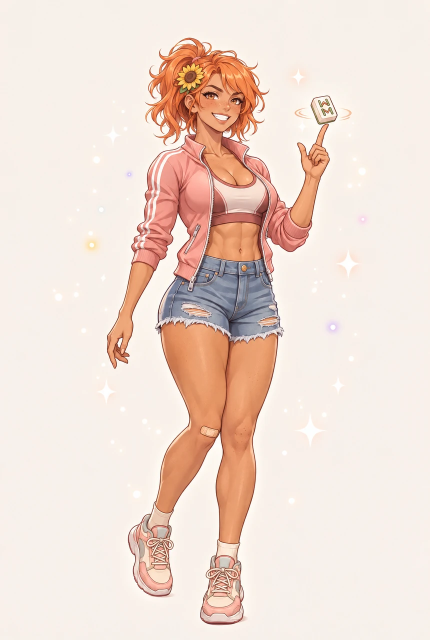
#> input picture game/assets/outfits/hana_base.webp, 859 x 1280 px (shown at 1/2 size)
$ python -i w1_art_cards.py   (imports and definitions only)
#> lines starting #> are read from the running program, lines starting #| are printed output that depends on the picture
#!/usr/bin/env python3
"""w1_art_cards.py — wave-1 goddesses: outfit cards, base-outfit pose slots, emotion cut-outs + their measurements.

Tile Waifu 0.10, lane 4 (art-cards). Deterministic: the same sources give the same files.

    python3 game/scripts/v10/wave1/tools/w1_art_cards.py <source dir> <repo root> [options]

<source dir> holds  w1src/FINAL_<hero>.png, w1src/<hero>__<outfit>__card.png, w1src/<hero>__<base>__<slot>.png,
                    gen/emo/emo_<hero>_<emotion>.png (grey background), gen/sh_sun_pick.png (optional, pending audit)
Writes (repo root relative):
    game/assets/v10/wave1/outfits/<outfit>.webp      850×1280 RGB (q 88)
    game/assets/v10/wave1/poses/<hero>_<slot>.webp   height 1280 RGB (q 88); <hero>_idle = the FINAL card
    game/assets/v10/wave1/emotions/<hero>_<emo>.webp RGBA waist-up, height 800, ≤ 600 wide (founders' framing)
    game/core/wave1/data/w1_art_cards.json    measurements (merged: entries not rebuilt this run are kept)

Options
    --only KEY [KEY ...]   rebuild only these: outfit ids (tb_post), pose keys (tsubame_win), emotion keys
                           (emo:tsubame_happy or tsubame_happy), or a hero name (all of her files)
    --skip-emotions        cards and poses only (no rembg)
    --set SRC=elx,ely,erx,ery,mx,my[,fw[,waist]]   store face landmarks of a source (source px; eyes = iris centres,
                           mouth = closed-lip line) in w1_art_landmarks.json; fw (0 = default) defaults to 1.75 × eye
                           distance; waist = waist line y of an outfit card (alt_rect bottom)
    --reject KEY [KEY ...] mark the CURRENT file of an emotion (tsubame_sad) as failed by the audit: it is left out
                           (no webp, no json entry → the runtime falls back to her base art) until the file changes
    --measure SRC          write a gridded zoom of SRC's head (or the whole top) to --sheets (default <src>/measure)
    --sheets DIR           write check sheets (cut-outs on dark/light, edge zooms, rect overlays, face marks) to DIR
    --cache DIR            cache rembg masks by source sha1 (default: none)

Landmarks (w1_art_landmarks.json next to this script) are per SOURCE file and carry its sha1.
  cards / poses: a changed source keeps its webp but loses its rects until new landmarks are given (--set).
  emotions: a missing or rejected source is left out (webp + .import removed, json entry dropped); a new or
  regenerated source (sha1 differs) is built at once with provisional landmarks found by template matching against
  her audited emotions (≈ ±10 px), marked "measured": "auto" in the json and listed in _meta.emotions_auto —
  pin it with --set after a look at --measure / --sheets. Re-running after a regeneration therefore just works.
  Emotion crops never go below HIP_MAX (hip line, red line: no legwear tops / bare thigh in a slit).
Everything else is derived:

  face centre   = rig_face rule of V8Art: x = (el.x + er.x + 2 m.x) / 4, y = ((el.y + er.y) / 2 + m.y) / 2
  face width    = cheek to cheek at the eyes (cards: read on the art; emotions: 1.75 × eye distance, V8Art's mc/hana rule)
  face_rect     = V9Ults semantics: square head-and-shoulders box, side = 2.56 × face width (founders' cards measure
                  0.37–0.40 face widths per side), face centre at (50 %, 45 %) of it; kept inside the art
  alt_rect      = modest crop, 4:5, head to waist: top = face_rect.y − 0.2 side, centred on the face_rect,
                  height = to the measured waist line (landmark "waist", source px) or 1.75 side
  emotion       = isnet-anime matte refined against the flat grey backdrop (difference matte + colour
                  decontamination: no grey halo, hair gaps opened), detached specks dropped, framed like
                  assets/v08/emotions (top of the head to ~3.3 face widths below the face centre ≈ hips,
                  ≤ 0.75 × height wide, soft fade where the frame cuts hair/cloth), scaled to height 800;
                  json face = face centre as a fraction of the file, face_w = face width in file px
"""
from __future__ import annotations

import argparse
import hashlib
import json
import math
import os
import sys

import numpy as np
from PIL import Image, ImageDraw, ImageFont
from scipy import ndimage as ndi

HEROES = ["tsubame", "miel", "kohaku", "shirin", "zlata"]
EMOTIONS = ["happy", "sad", "surprised", "pout", "shy"]
BASE = {"tsubame": "tb_base", "miel": "me_base", "kohaku": "ko_base", "shirin": "sh_base", "zlata": "zl_base"}
# outfit id -> (hero, source path relative to the source dir)
OUTFITS = [
	("tb_base", "tsubame", "w1src/FINAL_tsubame.png"),
	("tb_post", "tsubame", "w1src/tsubame__tb_post__card.png"),
	("tb_crimson", "tsubame", "w1src/tsubame__tb_crimson__card.png"),
	("me_base", "miel", "w1src/FINAL_miel.png"),
	("me_parlor", "miel", "w1src/miel__me_parlor__card.png"),
	("me_gala", "miel", "w1src/miel__me_gala__card.png"),
	("ko_base", "kohaku", "w1src/FINAL_kohaku.png"),
	("ko_matsuri", "kohaku", "w1src/kohaku__ko_matsuri__card.png"),
	("ko_kyubi", "kohaku", "w1src/kohaku__ko_kyubi__card.png"),
	("ko_vow", "kohaku", "w1src/kohaku__ko_vow__card.png"),
	("sh_base", "shirin", "w1src/FINAL_shirin.png"),
	("sh_oasis", "shirin", "w1src/shirin__sh_oasis__card.png"),
	("sh_sun", "shirin", "gen/sh_sun_pick.png"),
	("sh_night", "shirin", "w1src/shirin__sh_night__card.png"),
	("zl_base", "zlata", "w1src/FINAL_zlata.png"),
	("zl_fair", "zlata", "w1src/zlata__zl_fair__card.png"),
	("zl_ember", "zlata", "w1src/zlata__zl_ember__card.png"),
	("zl_vow", "zlata", "w1src/zlata__zl_vow__card.png"),
]

CARD_H = 1280
EMO_H = 800
EMO_MAX_ASPECT = 0.75            # founders' emotion files are ≤ 600×800
EMO_BELOW_FACE = 3.3             # crop bottom = face centre + 3.3 face widths (founders: 2.9–3.9, mean ≈ 3.3)
WEBP_Q = 88
FACE_RECT_K = 2.56               # face_rect side / face width
FACE_RECT_FY = 0.45              # face centre height inside face_rect
ALT_TOP = 0.2                    # alt_rect top above face_rect, in face_rect sides
ALT_H = 1.75                     # default alt_rect height, in face_rect sides
ALT_ASPECT = 0.8                 # alt_rect w / h (4:5)
FACE_MIN, FACE_MAX = 180, 480    # V9Ults selftest bounds of a face_rect side
# Red line (HEROINES §4 / audit rule 1): an emotion portrait ends at the hip — no legwear top and no bare thigh in a
# skirt slit may enter the frame. Lowest source row (gen/emo 880×1168) a crop may reach, per heroine, read on the art:
# tsubame — skirt slit opens ≈ 880, fishnet tops ≈ 1090; miel — corset/apron/skirt, nothing below to 1168;
# kohaku — hakama slit ≈ 980; shirin — hip belt ≈ 900–950, skirt slit below ≈ 980; zlata — slit from ≈ 910, lace ≈ 1030.
HIP_MAX = {"tsubame": 870, "miel": 1000, "kohaku": 950, "shirin": 960, "zlata": 860}

HERE = os.path.dirname(os.path.abspath(__file__))
LANDMARKS = os.path.join(HERE, "w1_art_landmarks.json")
OUT_ASSETS = "game/assets/v10/wave1"
OUT_JSON = "game/core/wave1/data/w1_art_cards.json"
RES = "res://assets/v10/wave1"

BG_DARK = (0x1d, 0x1b, 0x2e)
BG_LIGHT = (0xf6, 0xef, 0xe6)


def log(*a) -> None:
	print(*a, flush=True)


# [46 lines left out: functions sha1, load_landmarks, save_landmarks, face_of, emo_state, not called in this run]


def _gray_grad(path: str) -> np.ndarray:
	a = np.asarray(Image.open(path).convert("RGB")).astype(np.float64) @ np.array([0.299, 0.587, 0.114])
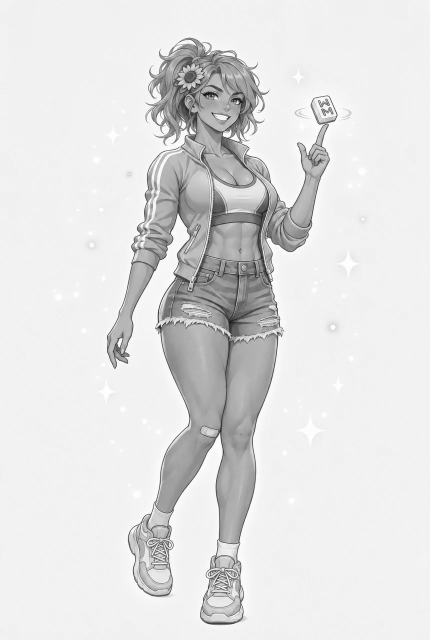
#> a: shape (1280, 859) float64 (shown at 1/2 size); min 11.81, max 255, mean 225.1
	a = ndi.gaussian_filter(a, 1.0)
	return np.hypot(ndi.sobel(a, 0), ndi.sobel(a, 1))
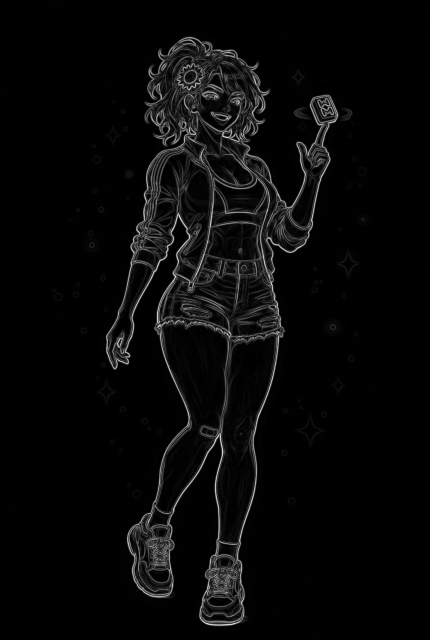
#> returned value: shape (1280, 859) float64 (shown at 1/2 size); min 0, max 484.2, mean 16.3; drawn with min black and max white


# [55 lines left out: functions _ncc, auto_landmarks, landmarks_for, not called in this run]


# ------------------------------------------------------------------ cards + poses

def save_webp_rgb(img: Image.Image, path: str) -> None:
	os.makedirs(os.path.dirname(path), exist_ok=True)
	img.convert("RGB").save(path, "WEBP", quality=WEBP_Q, method=6)


# [31 lines left out: functions scale_card, clamp_rect, card_rects, not called in this run]


# ------------------------------------------------------------------ emotion cut-out

_SESSIONS: dict = {}


# [247 lines left out: functions isnet_mask, fit_background, refine_matte, premult_resize, frame_emotion, build_emotion, not called in this run]


def save_webp_rgba(img: Image.Image, path: str) -> None:
	os.makedirs(os.path.dirname(path), exist_ok=True)
	img.save(path, "WEBP", quality=WEBP_Q, alpha_quality=100, method=6)


# ------------------------------------------------------------------ sheets

def _font():
	return ImageFont.load_default()


# [321 lines left out: functions on_backdrop, sheet_grid, measure_sheet, edge_row, rect_overlay, main, not called in this run]


# [2 lines not run here, left out]

>>> result = _gray_grad('../../../../assets/outfits/hana_base.webp')
